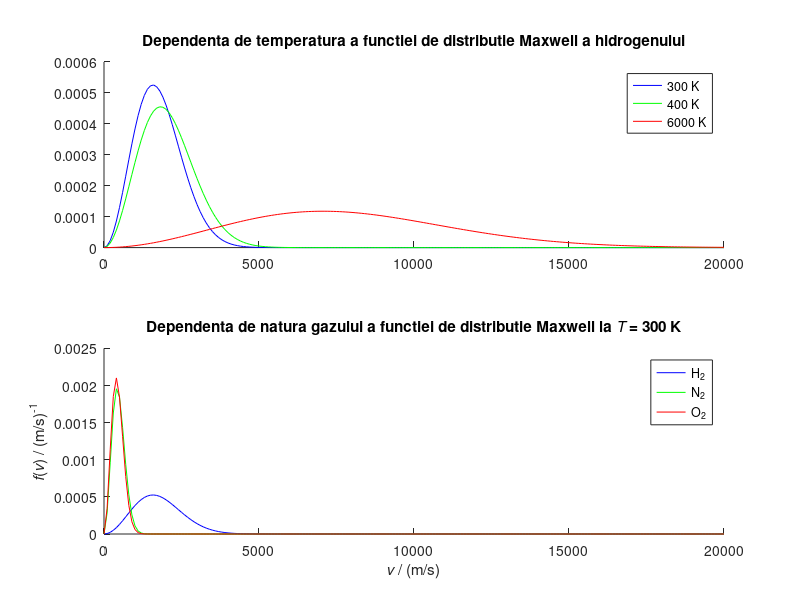

Write the MATLAB code that produced this figure.
function MaxwellDistribLaw

%Studiul functiei de distributie Maxwell dupa modulul vitezei moleculelor unui gaz ideal

%1. Se studiaza dependenta de temperatura

%2. Se studiaza dependenta de natura gazului

%3. Se calculeaza probabilitati

%3a. Verificarea normarii functiei de distributie

%3b. Se calculeaza probabilitatea ca modulul vitezei sa fie cuprins intr-un interval



clc;clear all;close all

kB=1.38e-23; %constanta lui Boltzmann, J/K

u=1.66e-27; %unitatea atomica de masa, kg



m0=[2 28 32]*u;%masa unei molecule de H_2, N_2, O_2; kg

T=[300 400 6000]; %temperatura termodinamica a gazului, K



%f=@(v,kB,m,T) 4*pi*v.^2*(m0/(2*pi*kB*T))^(3/2).*exp(-m0*v.^2/(2*kB*T));



vmax=2e4; %viteza maxima in reprezentarile grafice, m/s

v=linspace(0,vmax,201);



color=['b' 'g' 'r'];



%1. Se studiaza dependenta de temperatura

%Graficul functiei de distributie pentru m0(1) la temperaturile din vectorul T

subplot(211)

hold on

for i=1:3

    %y=f(v,kB,m0(1),T(i));

    f=Maxwell(v,kB,m0(1),T(i));

    plot(v,f,color(i))

end

legend('300 K','400 K','6000 K')

title('Dependenta de temperatura a functiei de distributie Maxwell a hidrogenului')



%2. Se studiaza dependenta de natura gazului

%Graficul functiei de distributie pentru T(1) si gazele din vectorul m0

subplot(212)

hold on

for i=1:3

    %y=f(v,kB,m0(i),T(1));

    f=Maxwell(v,kB,m0(i),T(1));

    plot(v,f,color(i))

end

legend('H_2','N_2','O_2')

title('Dependenta de natura gazului a functiei de distributie Maxwell la {\it{T}} = 300 K')

xlabel('{\it{v}} / (m/s)')

ylabel('{\it{f}}({\it{v}}) / (m/s)^{-1}')



%3. Se calculeaza probabilitati

%3a. Verificarea normarii functiei de distributie

%Consideram gazul 1 aflat la temperatura T(1)

disp('Integrala de la 0 la infinit a functiei de distributie pentru m0(1) si T(1) este:')

integral(@(v) Maxwell(v,kB,m0(1),T(1)),0,inf)



%3b. Se calculeaza probabilitatea ca modulul vitezei sa fie cuprins intr-un interval

%Consideram gazul 1 aflat la temperatura T(1) si intervalul de viteze

%v1=500 m/s, v2=3000 m/s

v1=5000;%m/s

v2=9000;%m/s

disp('Probabilitatea ca modulul vitezei unei molecule a gazului 1 aflat la temp T(1) sa fie cuprins intre v1 si v2 este:')

integral(@(v) Maxwell(v,kB,m0(1),T(3)),v1,v2)

end



function f=Maxwell(v,kB,m0,T)

f=4*pi*v.^2*(m0/(2*pi*kB*T))^(3/2).*exp(-m0*v.^2/(2*kB*T));

end
